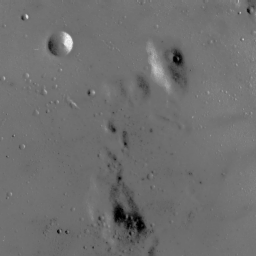
#> input picture bilder-Wk06/moon.png, 256 x 256 px
$ jupyter execute Blatt06_Aufg04.ipynb
#> lines starting #> are read from the running program, lines starting #| are printed output that depends on the picture
#> further down, image is the input picture: shape (256, 256); min 0, max 250, mean 110.9
## Blatt 06, Aufg 04

[cell 1]
import numpy as np
from skimage.io import imread
from matplotlib import pyplot as plt
import math
import time

## Aufg 4.1 + 4.2

[cell 2]
def adaptive_histogram_equalization(image, n):
    # Berechnung der Bildgröße
#> called with n = 43
    height, width = image.shape
#> height = 256; width = 256

    # Erstellen eines leeren Ausgabebildes
    equalized_image = np.zeros_like(image)

    # Iteration über das gesamte Bild
    for i in range(height):
        for j in range(width):
            # Berechnung des Nachbarschaftsbereichs
            min_row = max(0, i - n // 2)
            max_row = min(height - 1, i + n // 2)
            min_col = max(0, j - n // 2)
            max_col = min(width - 1, j + n // 2)

            # Extraktion der Nachbarschaftspixel
            neighborhood = image[min_row:max_row+1, min_col:max_col+1]

            # Berechnung des Histogramms der Nachbarschaft
            hist, bins = np.histogram(neighborhood.flatten(), bins=256, range=[0, 256], density=True)

            # Berechnung der kumulativen Verteilungsfunktion (CDF)
            cdf = hist.cumsum()

            # Berechnung der Transformationsfunktion T(n)
            T = (cdf * 255).astype(np.uint8)

            # Anwendung der Transformationsfunktion auf das Pixel
            equalized_pixel = T[image[i, j]]

            # Aktualisierung des Ausgabebildes
            equalized_image[i, j] = equalized_pixel
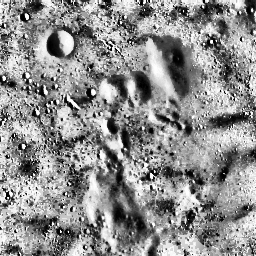
#> equalized_image: shape (256, 256); min 0, max 255, mean 141.8

    return equalized_image

# Laden des Bildes
image = imread('./bilder-Wk06/moon.png')


# Parameter für den adaptiven Histogrammausgleich
n = 43

# Durchführung des adaptiven Histogrammausgleichs
equalized_image = adaptive_histogram_equalization(image, n)

# Plotting des Originalbildes
plt.figure()
plt.imshow(image, cmap='gray')
plt.title("Originalbild")
plt.axis('off')
plt.show()

# Plotting des Ergebnisbildes nach dem adaptiven Histogrammausgleich
plt.figure()
plt.imshow(equalized_image, cmap='gray')
plt.title("Ergebnisbild nach adaptivem Histogrammausgleich")
plt.axis('off')
plt.show()
